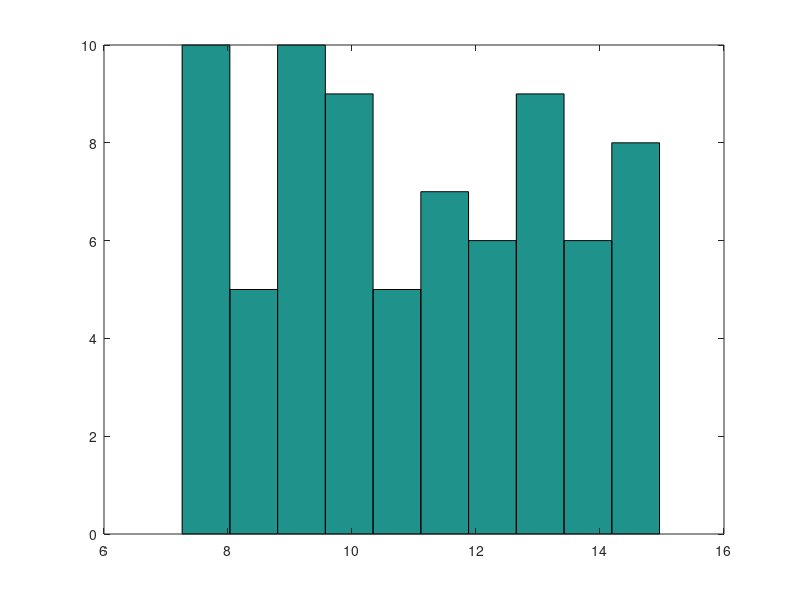

Write the MATLAB code that produced this figure. (Note: this script raises an error after producing the figure.)

     X = [10.23, 10.07, 7.89, 14.38, 9.27, 7.65, 12.47, 7.26, 12.92, 13.05, 11.75, 13.85, 9.31, 12.24, 7.89, 13.41, 14.69, 11.01, 7.89, 14.56, 11.38, 9.27, 7.56, 14.92, 13.00, 11.66, 12.75, 13.85, 14.31, 8.64, 14.41, 10.31, 12.66, 13.92, 9.19, 10.12, 7.82, 9.30, 10.23, 9.87, 13.63, 7.35, 12.87, 11.92, 10.56, 9.01, 13.74, 11.34, 8.97, 8.12, 11.98, 13.55, 11.50, 13.00, 8.59, 12.65, 7.71, 8.69, 10.23, 11.02, 10.18, 8.90, 14.87, 11.54, 7.85, 9.92, 13.25, 8.46, 14.96, 10.74, 9.16, 11.63, 10.75, 8.92, 12.04];
    %X = [3.95 6.48 2.86 4.32 0.20 0.12 0.33 11.77 1.22 5.25 3.44 2.41 0.24 3.49 0.07 4.8 0.07 1.42 1.62 2.47 1.44 1.62 6.90 0.12 8.22 0.45 7.06 13.69 2.31 0.50 1.61 6.63 3.99 3.10 0.75 0.07 7.42 0.62 1.76 3.91 6.62 3.39 2.92 8.46 2.11 5.95 3.82 2.16 5.52 4.95 1.93 5.31 0.77 0.07 1.26 4.27 2.15 8.91 0.39 0.51 0.80 0.24 5.38 2.08 15.17 3.42 4.65 7.29 6.89 3.44 9.45 2.05 3.01 1.45 1.43 1.79 13.57 10.71 4.56 2.53];
    hist(X) ; 
    % EXP

        lambda_ = 1 / (mean(X));
        x_min = min(X);
        x_max = max(X);

        n = length(X);
        k = round(1 + log2(n));
        N = hist(X,k);

        tipp = linspace(x_min,x_max,k+1);
        index = 1:k;
        P0(index) = ContinuousCDF(X(index+1),'Exponential',lambda_) - ContinuousCDF(X(index),'Exponential',lambda_);

        n = sum(N);
        alpha = 0.01;

        chi2_value = sum( ( (N-n.*P0).^2 ) ./ (n.*P0) );
        ch2_quantile = chi2inv(1-alpha,k-1);

        if ~(chi2_value < ch2_quantile)
            disp('Exponencialis');
            lambda_
        else
            disp('Nem Exponencialis');
        end

    % Normal

        mu = mean(X);
        sigma = var(X);

        x = linspace(x_min,x_max,k+1);
        index = 1:k;
        P0 = ContinuousCDF(X(index+1),'Normal',[mu,sigma]) - ContinuousCDF(X(index),'Normal',[mu,sigma]);

        chi2_value = sum( ( (N-n.*P0).^2 ) ./ ( n.*P0 ) );
        chi2_quantile = chi2inv(1-alpha,k-1);

        if ~(chi2_value < chi2_quantile)
            disp('Normalis eloszlas');
            [mu,sigma]
        else
            disp('Nem normalis...');
        end

    % UNIFORM

        a = min(X);
        b = max(X);

        x = linspace(x_min,x_max,k+1);
        index = 1:k;
        P0 = ContinuousCDF(X(index+1),'Uniform',[a,b]) - ContinuousCDF(X(index),'Uniform',[a,b]);

        chi2_value = sum( ( (N-n.*P0).^2 ) ./ ( n.*P0 ) );
        chi2_quantile = chi2inv(1-alpha,k-1);

        if (chi2_value < chi2_quantile)
            disp('Uniform')
            [a,b]
        else
            disp('Not Uniform')
        end
